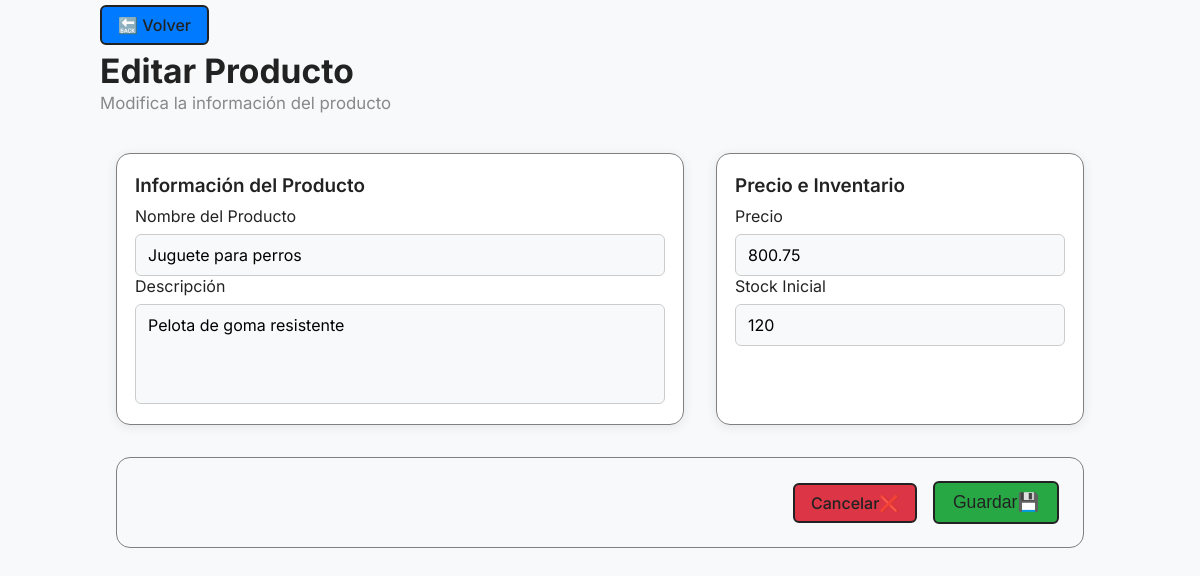
Page /productos/editar.php?id=26 on the committed database.
### tables this page shows
CREATE TABLE `productos` (
  `id` int(11) NOT NULL,
  `nombre` varchar(100) NOT NULL,
  `descripcion` text NOT NULL,
  `precio` decimal(10,2) NOT NULL,
  `stock` int(11) NOT NULL,
  `ultact` datetime NOT NULL DEFAULT current_timestamp() ON UPDATE current_timestamp()
);

### src/controllers/ProductoController.php (called while the page is built, shortened)
<?php
require_once(__DIR__ . '/../config/conexiondb.php');
require_once(__DIR__ . '/../models/Producto.php');
class ProductoController {
    private $producto;
    public function __construct() {
        global $conn;
        $this->producto = new Producto($conn);
    }
    public function editar() {
        $id = "";
        $nombre = $descripcion = $precio = $stock = "";
        if ($_SERVER["REQUEST_METHOD"] === "POST" && isset($_POST["id"])) {
            $id = $_POST["id"];
        } else if (isset($_GET["id"]) && is_numeric($_GET["id"])) {
            $id = $_GET["id"];
        } else {
            echo "Error: No se pudo obtener el id del producto. Intenta de nuevo.";
            return;
        }
        if ($_SERVER["REQUEST_METHOD"] === "GET" && !empty($id)) {
            $productoData = $this->producto->obtenerPorId($id);
            if ($productoData) {
                $nombre = $productoData["nombre"];
                $descripcion = $productoData["descripcion"];
                $precio = $productoData["precio"];
                $stock = $productoData["stock"];
            } else {
                echo "Error: Producto no encontrado.";
                exit;
            }
        }
        require(__DIR__ . '/../views/productos/editar.php');
    }
}

### public/productos/editar.php (called while the page is built)
<?php
require_once(__DIR__ . '/../../src/controllers/ProductoController.php');
$controller = new ProductoController();
$controller->editar();

### src/models/Producto.php (called while the page is built, shortened)
<?php
class Producto {
    private $conn;
    public function __construct($conn) {
        $this->conn = $conn;
    }
    public function obtenerPorId($id) {
        $sql = "SELECT * FROM productos WHERE id = ?";
        $stmt = $this->conn->prepare($sql);
        $stmt->bind_param("i", $id);
        $stmt->execute();
        $result = $stmt->get_result();
        return $result->fetch_assoc();
    }
}

### src/views/productos/editar.php (the view, shortened to what this page needs)
<!DOCTYPE html>
<html lang="es">
<head>
    <link rel="stylesheet" href="../../css/style.css">
</head>
<body>
    <div class="wrapper">
        <form action="" method="post" class="form-card-grid">
            <div class="form-header">
                <a href="../index.php" class="btn">🔙 Volver</a>
                <h2>Editar Producto</h2>
                <p class="subtitle">Modifica la información del producto</p>
            </div>
            <div class="form-card-container">
                <div class="form-card form-main">
                    <h3>Información del Producto</h3>
                    <div class="form-group">
                        <label for="nombre">Nombre del Producto</label>
                        <input type="text" id="nombre" name="nombre" value="<?= htmlspecialchars($nombre) ?>" class="input">
                    </div>
                    <div class="form-group">
                        <label for="descripcion">Descripción</label>
                        <textarea id="descripcion" name="descripcion" class="input"><?= htmlspecialchars($descripcion) ?></textarea>
                    </div>
                </div>
                <div class="form-card form-side">
                    <h3>Precio e Inventario</h3>
                    <div class="form-group">
                        <label for="precio">Precio</label>
                        <input type="number" step="0.01" id="precio" name="precio" value="<?= htmlspecialchars($precio) ?>" class="input">
                    </div>
                    <div class="form-group">
                        <label for="stock">Stock Inicial</label>
                        <input type="number" id="stock" name="stock" value="<?= htmlspecialchars($stock) ?>" class="input">
                    </div>
                </div>
            </div>
            <div class="form-card form-actions" style="flex-direction: row; justify-content: flex-end; display: flex; gap: 1em;">
                <a href="../index.php" class="btn btn-delete">Cancelar❌</a>
                <input type="submit" class="btn btn-add" value="Guardar💾" style="font-size: 1.1em;">
            </div>
        </form>
    </div>
</body>
</html>

### public/css/style.css (style rules this page uses)
:root { --primary: #007bff; --success: #28a745; --danger: #dc3545; --warning: #ffc107; --gray: #6c757d; --border-radius: 14px; --shadow: 0 1px 10px rgba(0,0,0,0.05); --font-main: 'Inter', Arial, sans-serif; --bg-main: #f8f9fa; --bg-card: #fff; --border: #e9ecef; --text-main: #222; --text-secondary: #888; }
* { box-sizing: border-box; margin: 0; padding: 0; }
body { font-family: var(--font-main); background: #e9ecef; min-height: 100vh; color: var(--text-main); }
label { margin-bottom: 0.5em; }
.wrapper { width: 100vw; min-height: 100vh; max-width: 100vw; margin: 0; padding: 0 2vw; display: flex; flex-direction: column; align-items: stretch; background: var(--bg-main); }
.card, .form-card { background: var(--bg-card); border-radius: var(--border-radius); box-shadow: 0 2px 12px rgba(0,0,0,0.08); border: 1px solid grey; padding: 20px 18px; margin-bottom: 32px; overflow: hidden; }
.btn { display: inline-block; padding: .5em 1em; margin: 5px 0; border-radius: 6px; text-decoration: none; font-weight: 500; border: 2px solid var(--text-main); cursor: pointer; background-color: var(--primary); color: var(--text-main); transition: 0.2s; }
.btn-add { background-color: var(--success); color: var(--text-main); }
.btn-delete { background-color: var(--danger); color: var(--text-main); }
.form-header { margin-bottom: 24px; text-align: left; }
.form-header h2 { margin: 0 0 2px 0; font-size: 2.1em; font-weight: 700; }
.form-header .subtitle { color: var(--text-secondary); font-size: 1.05em; }
.form-card-container { width: 100%; display: grid; grid-template-columns: 1.5fr 1fr; justify-content: center; }
.form-card { margin: 1em; }
.form-card-grid { width: 100%; max-width: 1000px; margin: 0 auto; }
.form-card h3 { margin-top: 0; font-size: 1.18em; font-weight: 600; margin-bottom: 0.5em; }
.form-group { display: flex; flex-direction: column; }
.input { font-family: var(--font-main); padding: 10px 12px; border: 1px solid #ccc; border-radius: 6px; font-size: 1em; background: #f8f9fa; transition: border 0.2s; width: 100%; box-sizing: border-box; }
textarea.input { min-height: 100px; resize: none; }
.form-actions { background: #f8f9fa; box-shadow: none; border-radius: var(--border-radius); padding: 18px 24px; display: flex; flex-direction: column; align-items: center; }

### rows in the picture
productos: nombre "Juguete para perros", descripcion "Pelota de goma resistente", precio "800.75", stock "120"
